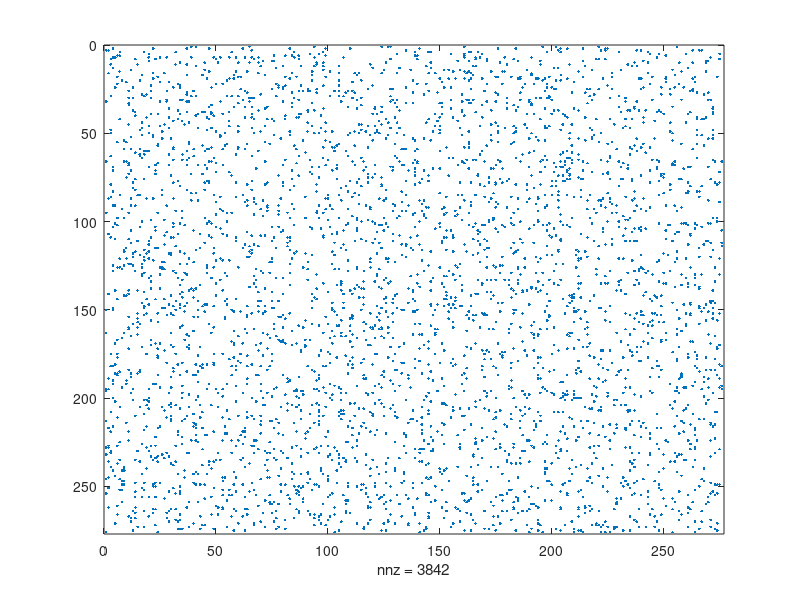

Write MATLAB code to recreate this figure. (Note: this script raises an error after producing the figure.)
%% Q1

N = 276;
p = 0.05;

A = zeros(N);

for i=1:N
	for j=1:N
    	pval = rand;
    	if (pval <= p)
        	A(i,j) = 1;
    	end
	end
end

spy(A);



[x,y]=GenerateRingCoordinates(N);

T = [x',y'];

gplot(A,T);



%% Q2a

SNO = load('SocialNetwork.mat');  %loading struct from file
SN = SNO.A;                   	%getting array from struct

figure(1)
spy(SN);

figure(2)
gplot(SN, T);




%Q2b i

for i=1:N  
    	%dist = (dijkstra(SN,i)), i)
    	mydist(:,i) = dijkstra(SN,i);
    	 
end


%Q2b ii

diam = 0;

for i = 1:276
    for j = i:276                   %ignores values below the diagonal
        diam = diam + mydist(i,j);
    end
end

netdiam = diam/(276^2);   
                      %denom is squared because of the 276x276 matrix size
                      
                       %need to plot histogram
                   %%   
%Q2b iii
                       
RN = zeros(276);

tL = 276*(276-1)

p = L / tL;

%p = 0.85;

% 


for i = 1:276
    for j = 1:276
        
        pval = rand;
    	if (pval <= p)
        	RN(i,j) = 1;
        end
    end
end

figure(8)
spy(RN);

distr = zeros(276);

for i=1:N  
    	%dist = (dijkstra(SN,i)), i)
    	distr(:,i) = dijkstra(RN,i);
    	 
end

diamr = 0;

for i = 1:276
    for j = i:276                   %ignores values below the diagonal
        diamr = diamr + distr(i,j);
    end
end

netdiamr = diamr/(276*276); 
%netdiamr = diamr/100000000; 


%%

%Q2c

%d = diameter
d0 = mean(diam); %averages array in one dimension to give row vector
d = mean(d0); %averages row vector to give final single mean


F = sum(SN, 2); %number of friends per person

L = sum(F, 1); % number of links

figure(3)
hist(F);

%NEED TO DO THIRD PART
%I do have a code for the clustering coefficient in part 3


%% test

TSN = [0 1 1 1 0 0 1 1;    % TSN = test social network
      1 0 1 0 0 1 0 0;
      1 1 0 0 0 0 0 0;
      1 0 0 0 0 0 0 0;
      0 0 0 0 0 1 0 1;
      0 1 0 0 1 0 1 0;
      1 0 0 0 0 1 0 0;
      1 0 0 0 1 0 0 0;];
  
%% test

N = zeros(8,1);
M = zeros(8,8);

for i = 1:8

    for j = 1:8

        if TSN(i,j) > 0

            for k = 1:8

                if TSN(i,k) == TSN(j,k)
                    
                    if TSN(i,k)>0

                        N(i,1) = N(i,1) + 1;
                        M(i,k) = 1;
                    else M(i,k) = 0;
                    end
                end
            end
        end

    end

    N(i,1) = N(i,1) * 0.5;

end

%% test

%Ci = 2ni/k(k-1)   ----> ??

%note nA = 1 in lecture slide

% for row = 1:156
% 	for col = 1:256
%    	 
%     	if SN(row, col)>0
%        	 
%        	 
% 	C(i)
% C = F


N = zeros(276,1);
M = zeros(276,276);

for i = 1:276

    for j = 1:276

        if SN(i,j) > 0

            for k = 1:276

                %if SN(i,k) == SN(j,k)
                if SN(i,k)>0 && SN(j,k)>0   %some values are 2 instead of 1
                    
                    if SN(i,k)>0

                        N(i,1) = N(i,1) + 1;
                        M(i,k) = 1;
                    else M(i,k) = 0;
                    end
                end
            end
        end

    end

    N(i,1) = N(i,1) * 0.5;

end
    
 

%Ci = 2ni/k(k-1)

%for i = 1:276
    
%    CC(i,1) = 2 * 


%% Q3a

%DN = SN;  %disease network seperate to not alter original

%add extra dimension to indicated noninfected (0) vs infected (1)

%infect one person (at random?)

%loop ten times: go to each infected node and infect its neighbours


DN = zeros(276,11) ;  % disease network
                      % consists of initial states and 10 cycles

DN(27,1) = 1;  %infects one initial node identified by row number

p = 1; %proportion of populatation infected

n = 1; %number of cycles including start initialisation
K = 0; %row vector of number of people infected per cycle
k = 1;                %number of infected people for last cycle
t = round(p * 276);   %target of infected people



while t>k
    
    for i = 1:276

        if DN(i,n) == 1

            for j = 1:276

                if SN(i,j) > 0

                    if DN(j,n+1) == 0

                        DN(j,n+1) = 1;
                    end
                end
            end
        end
    end
    
    K = sum(DN);
    k = K(1,n+1);
    n = n+1;
    
end

n = n-1  %infection cycles without counting the initialisation

P = K./276.*100;

figure(1)
bar(0:10, P);
%plot(0:10, P);
ylabel('infected population %');
xlabel('number of cycles');

% a.i) it takes 5 steps to infect the whole network from node 1

% a.ii) change p from 1 to to 0.5
%       it takes 2 steps to infect half the network from node 1

% a.iii) it does matter slightly who is chosen initially
%        eg it takes 4 steps to infect the whole network from node 27
%        but still takes 2 steps to infect half the network from node 27
        

%% Q3b

DN = zeros(276,11) ;  % disease network

DN(27,1) = 1;  %infects one initial node

p = 1; %proportion of populatation infected

n = 1; %number of cycles including start initialisation
K = 0; %row vector of number of people infected per cycle
k = 1;                %number of infected people for last cycle
t = round(p * 276);   %target of infected people


figure(7)

for d = 1:276
    
    DN = zeros(276,11);
    DN(d,1) = 1;
    %DN(276,1) = 1;
    n=1;
    
    while n<11

        for i = 1:276

            if DN(i,n) == 1

                for j = 1:276

                    if SN(i,j) > 0

                        if DN(j,n+1) == 0

                            DN(j,n+1) = 1;
                        end
                    end
                end
            end
        end

        n = n+1;

    end
    
    K = sum(DN);
        %k = K(1,n+1);
    P = K./276.*100;
        
    hold on;
        
    plot(0:10, P);
    xlabel('number of cycles');
    ylabel('infected % of population');

    
end

% the entire network will always be infected by the 7th cycle

% for some reason, it seems that there are infected population values that 
% jump to and stay at 0 for every cycle. I currently have no idea why, but 
% that's what the downward sloping lines in the graph are.



%% Q4












